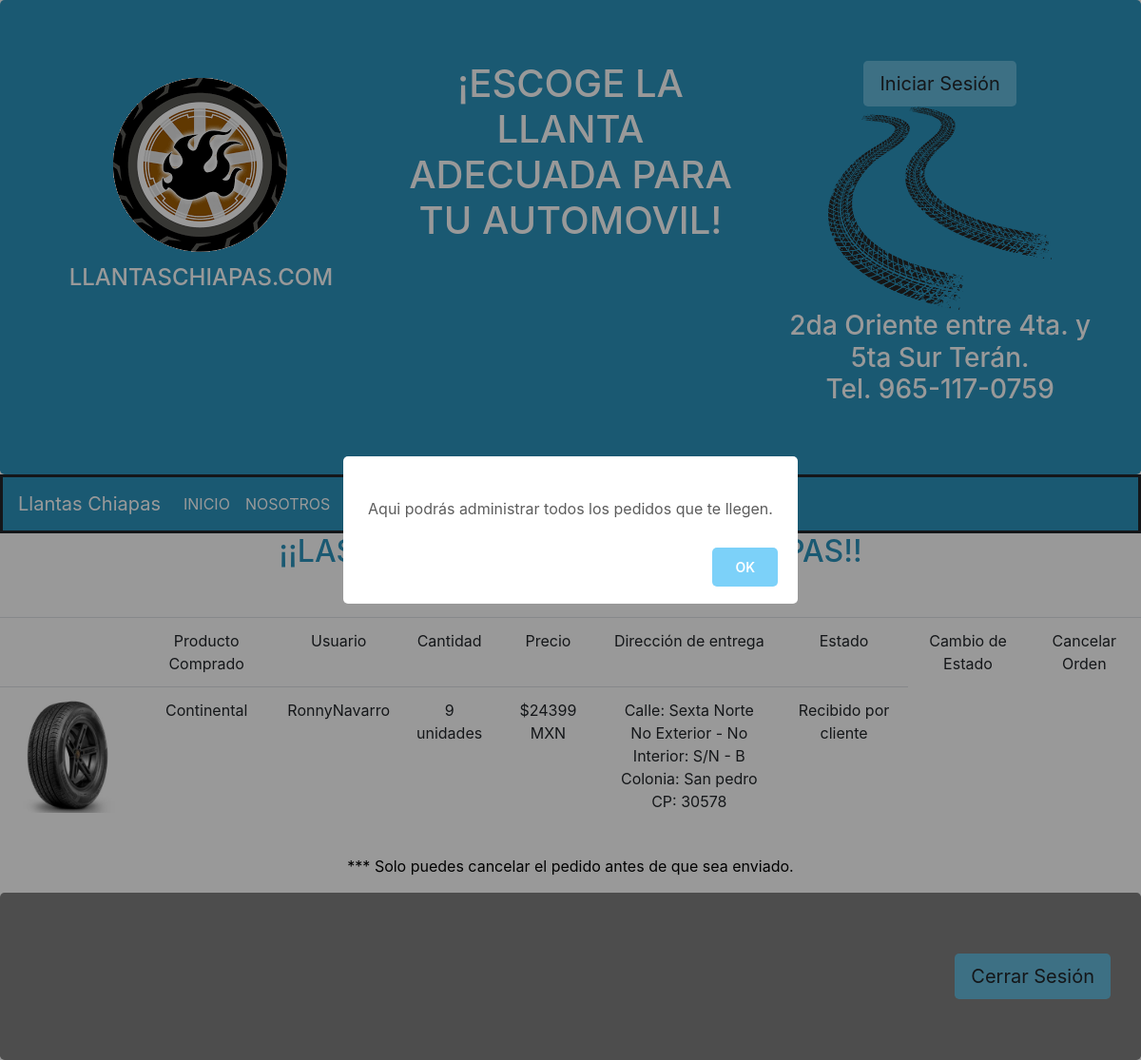
Page /CodigoFuente/pedidos.php (signed in) on the committed database.
### tables this page shows
CREATE TABLE `pedido` (
  `idPedido` int NOT NULL AUTO_INCREMENT,
  `idUsuario` varchar(40) NOT NULL,
  `idLlanta` int DEFAULT NULL,
  `Precio` double NOT NULL DEFAULT '0',
  `Cantidad` int NOT NULL,
  `F_Pedido` date NOT NULL,
  `F_Entrega` date DEFAULT NULL,
  `idDireccion` int NOT NULL,
  `Estado` varchar(45) DEFAULT 'Preparando Pedido',
  PRIMARY KEY (`idPedido`),
  KEY `llanta_idx` (`idLlanta`),
  KEY `dir_entrega_idx` (`idDireccion`),
  CONSTRAINT `dir_entrega` FOREIGN KEY (`idDireccion`) REFERENCES `direccion` (`idDireccion`),
  CONSTRAINT `llanta` FOREIGN KEY (`idLlanta`) REFERENCES `llanta` (`idLlanta`) ON DELETE SET NULL ON UPDATE SET NULL
);

CREATE TABLE `llanta` (
  `idLlanta` int NOT NULL AUTO_INCREMENT,
  `Nombre` varchar(55) NOT NULL,
  `Descripcion` longtext NOT NULL,
  `Tipo` varchar(90) NOT NULL DEFAULT 'H/L',
  `Precio` double NOT NULL DEFAULT '0',
  `Existencia` int NOT NULL DEFAULT '1',
  `img` varchar(255) NOT NULL DEFAULT '/img/default.jpg',
  PRIMARY KEY (`idLlanta`)
);

CREATE TABLE `direccion` (
  `idDireccion` int NOT NULL AUTO_INCREMENT,
  `idUsuario` varchar(40) NOT NULL,
  `Calle` varchar(120) NOT NULL,
  `Colonia` varchar(120) NOT NULL,
  `Codigo_Postal` int NOT NULL,
  `Referencia` varchar(120) DEFAULT NULL,
  `Descripcion_Fachada` varchar(120) DEFAULT NULL,
  `NoExterior` varchar(45) DEFAULT NULL,
  `NoInterior` varchar(45) DEFAULT NULL,
  PRIMARY KEY (`idDireccion`),
  UNIQUE KEY `idDireccion_UNIQUE` (`idDireccion`)
);

### CodigoFuente/pedidos.php (the view, shortened to what this page needs)
<!DOCTYPE html>
<html lang="es-mx">
	<head>
		<link rel="stylesheet" href="css/bootstrap.min.css">
	</HEAD>
	<BODY style="background-color:white;">
		<div class="jumbotron text-center"style="margin-bottom:0;background-color:#2B94BE; color: white">
			<div class="row">
				<div class="col-sm">
					<img src="img/logo_llanta.png" ></img>
					<h4>LLANTASCHIAPAS.COM</h4>
				</div>
				<div class="col-sm">
					<h1 style="color: white">¡ESCOGE LA LLANTA ADECUADA PARA TU AUTOMOVIL!</h1>
				</div>
				<div class="col-sm">
					<div class="row">
						<div class="col-sm" style="margin-top: auto; margin-bottom: auto;"><button type='button' class='btn btn-default btn-lg' style='background-color:#65BADC' onclick=\"window.location.href='registrar.php'\"><span class='glyphicon glyphicon-user' aria-hidden='true'></span> Iniciar Sesión</button></div>
					</div>
					<div class="row">
						<div class="col-sm"><img src="img/derrape.png" width="235px" height="214px"></img></div>
						<div class="col-sm" style="margin-top: auto; margin-bottom: auto;"><h3>2da Oriente entre 4ta. y 5ta Sur Terán.<br>Tel. 965-117-0759</h3></div>
					</div>
				</div>
			</div>
		</div>
		<?php include_once "nav_bar.php" ?>
		<div class="container text-center" style="margin-top:0px;color:#2B94BE ">
			<H2>¡¡LAS MEJORES LLANTAS DE CHIAPAS!!</H2>
		</div>
		<div class="table-responsive text-center">
			<h3>Resumen de tus ventas:</h3>
			<div class="row">
				<div class="col-sm">
					<table class="table">
						<tbody>
							<tr>
								<td></td>
								<td>Producto Comprado</td>
								<td>Usuario</td>
								<td>Cantidad</td>
								<td>Precio</td>
								<td>Dirección de entrega</td>
								<td>Estado</td>
								<td>Cambio de Estado</td>
								<td>Cancelar Orden</td>
							</tr>
							<?php
								 include_once "conexion.php";
								 $result= $con->query("select pedido.*, llanta.Nombre, llanta.img, llanta.precio as p_unitario from pedido JOIN llanta on pedido.idLlanta= llanta.idLlanta where 1");
								 while ($res=$result->fetch_assoc()) {
								 	echo "<tr>
								 			<td><img src='".$res['img']."' width='120px' height='120px'/></td>
											<td>".$res['Nombre']."</td>
											<td>".$res['idUsuario']."</td>
											<td>".$res['Cantidad']." unidades</td>
											<td id=\"PTotal\">$".$res['Precio']." MXN</td>
											<td>";
									$direccion= $con->query("select * from direccion where idDireccion=".$res['idDireccion'].";");
								 	$dir_sel = $direccion->fetch_assoc();
								 	echo "<div class=\"form-group\">
	                                        <span class=\"input-group-addon\"><i class=\"fa fa-user fa\" aria-hidden=\"true\"></i></span>
	                                        Calle: ".$dir_sel['Calle']."</br>No Exterior - No Interior: ".$dir_sel['NoExterior']." - ".$dir_sel['NoInterior']."</br>Colonia: ".$dir_sel['Colonia']."</br>CP: ".$dir_sel['Codigo_Postal']."</br>
	                                        <input type=\"text\" style=\"display:none\" name=\"dir\" value=\"".$dir_sel['idDireccion']."\"/>
		                                </div>";
									echo	"</td>";
									echo "<td>".$res['Estado']."</td>";
										echo "</tr>";
								 }
							?>
						</tbody>
					</table>
				</div>
			</div>
			<p style="color: black">*** Solo puedes cancelar el pedido antes de que sea enviado.</p>
		</div>
		<div class="jumbotron text-right" style="margin-bottom:0; background-color: gray">
			<?php
			      if (!isset($_COOKIE["user"]))  {
			      	echo "<button type='button' class='btn btn-default btn-lg' style='background-color:#65BADC' onclick=\"window.location.href='login.php'\"><span class='glyphicon glyphicon-user' aria-hidden='true'></span> Iniciar Sesión</button>";
			      }else{
			      	echo "<button type='button' class='btn btn-default btn-lg' style='background-color:#65BADC' onclick=\"window.location.href='logout.php'\"><span class='glyphicon glyphicon-user' aria-hidden='true'></span> Cerrar Sesión</button>";
			      }
		      ?>
		</div>
	</BODY>
</HTML>

### CodigoFuente/pedidos.php (style rules this page uses)
.container, .BODY { background-color:white ; }

### rows in the picture
pedido: idLlanta.img (picture), idLlanta.Nombre "Continental", idUsuario "RonnyNavarro", Cantidad "9", Precio "24399", idDireccion.Calle "Sexta Norte", idDireccion.NoExterior "S/N", idDireccion.NoInterior "B", idDireccion.Colonia "San pedro", idDireccion.Codigo_Postal "30578", Estado "Recibido por cliente"
